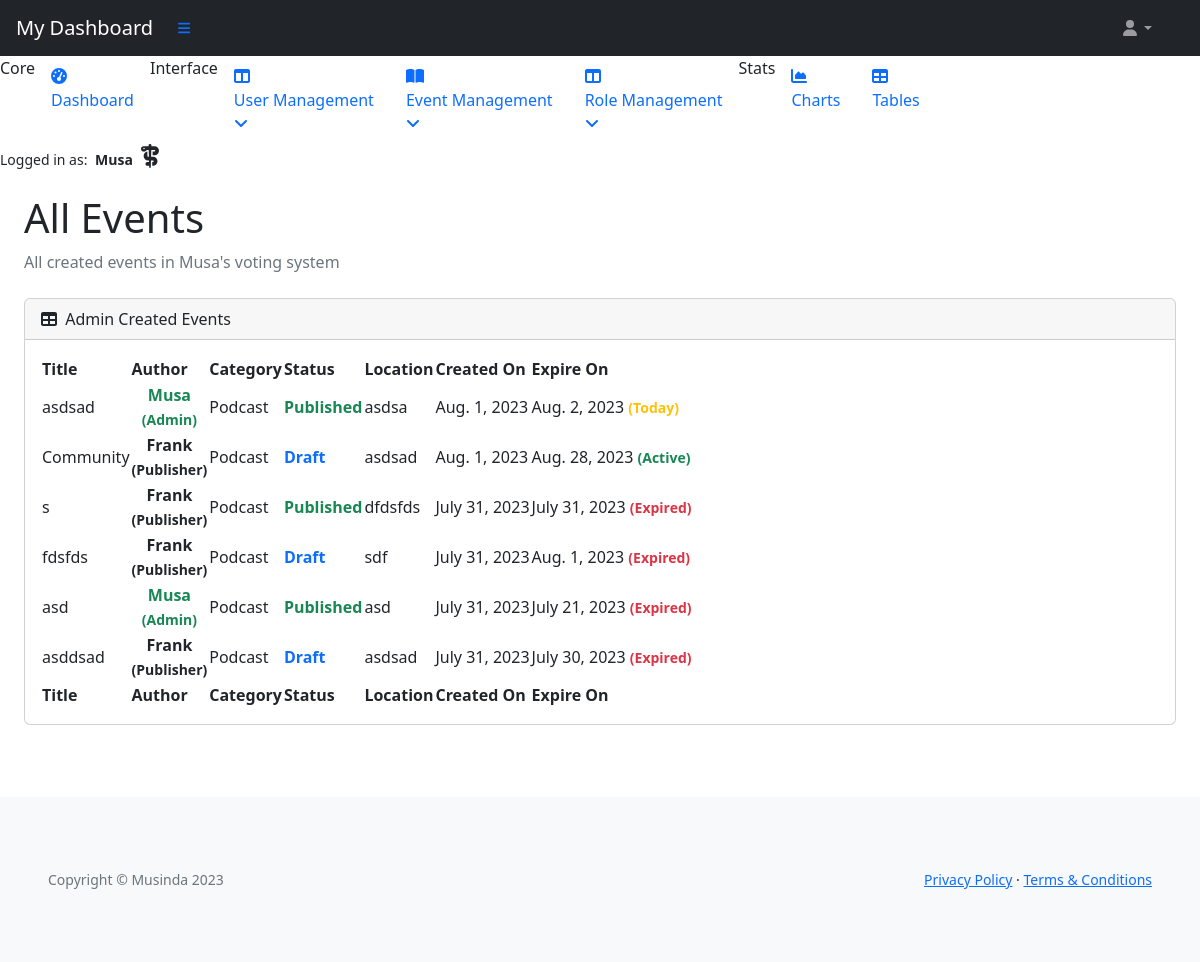
Page /office/all (signed in) on the earlier database version.
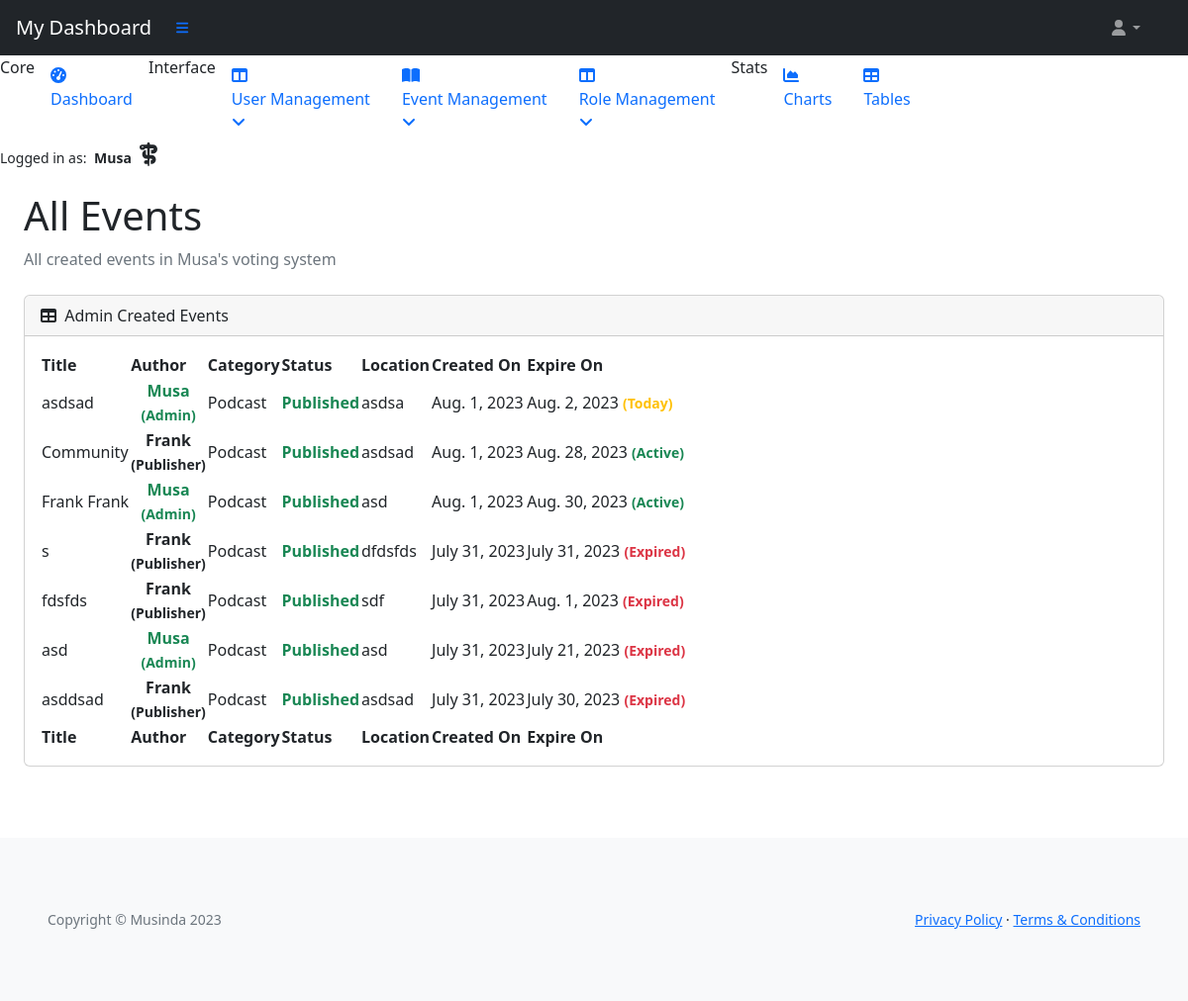
Same page on the later database version.
### musa/models.py (models this page shows)
class UserProfile(AbstractUser):
    verified = models.BooleanField(default=False)
    role = models.IntegerField(choices=ROLES, default=0)
    user_card = models.ManyToManyField(
        'vote_management.VoteCard', through='vote_management.VoteRecord', related_name='user_cards')
    class Meta:
        ordering = ['username']
    def __str__(self):
        return self.username

### vote_management/models.py (models this page shows, shortened)
class VoteCard(models.Model):
    title = models.CharField(max_length=80, unique=True)
    slug = models.SlugField(max_length=200, unique=True)
    author = models.ForeignKey(
        'musa.UserProfile', on_delete=models.CASCADE, related_name="card_author")
    category = models.ForeignKey(
        Category, on_delete=models.CASCADE, related_name="categories")
    mission = models.CharField(max_length=80)
    location = models.CharField(max_length=80)
    description = models.TextField(max_length=264)
    expire = models.DateField()
    event_image = CloudinaryField('image', default='placeholder')
    vote_record = models.ManyToManyField('musa.UserProfile', through='VoteRecord',
                                         related_name='user_votes', blank=True)
    candidates = models.ManyToManyField('ElectedPerson', related_name='vote_cards',
                                        blank=True)
    status = models.IntegerField(choices=STATUS, default=0)
    excerpt = models.TextField(blank=True)
    type = models.IntegerField(choices=CARD_TYPE, default=0)
    created_on = models.DateField(auto_now_add=True)
    class Meta:
        ordering = ['-created_on']

class Category(models.Model):
    category_name = models.CharField(max_length=50, unique=True)
    class Meta:
        ordering = ['category_name']
        verbose_name_plural = "Categories"

### vote_management/views.py (the view)
# urls.py: path('office/all', AdminEventList.as_view(),
class AdminEventList(AdminRequiredMixin, AdminBaseListView):
    template_name = 'backend/admin-dashboard/all_events.html'
    context_object_name = 'admin_all_events'

### admin_profile/views.py (called while the page is built)
    def test_func(self):
        user_profile = self.request.user
        return user_profile and user_profile.role == 2

### vote_management/views.py (called while the page is built)
    def get_queryset(self):
        return VoteCard.objects.order_by('-created_on')

### templates/backend/admin-dashboard/all_events.html
{% extends "backend/admin-dashboard/base.html" %}
{% block content%}
<div id="layoutSidenav_content">
    <main>
        <div class="container-fluid p-4 pt-0">
            <h1 class="mt-4">All Events</h1>
            <ol class="breadcrumb mb-4">
                <li class="breadcrumb-item active">All created events in Musa's voting system</li>
            </ol>
            <div class="card mb-4">
                <div class="card-header">
                    <i class="fas fa-table me-1"></i>
                    Admin Created Events
                </div>
                <div class="card-body">
                    <table id="datatablesSimple">
                        <thead>
                            <tr>
                                <th>Title</th>
                                <th>Author</th>
                                <th>Category</th>
                                <th>Status</th>
                                <th>Location</th>
                                <th>Created On</th>
                                <th>Expire On</th>
                            </tr>
                        </thead>
                        <tfoot>
                            <tr>
                                <th>Title</th>
                                <th>Author</th>
                                <th>Category</th>
                                <th>Status</th>
                                <th>Location</th>
                                <th>Created On</th>
                                <th>Expire On</th>
                            </tr>
                        </tfoot>
                        <tbody>
                            {% for event in admin_all_events.all %}
                            <tr>
                                <td>{{ event.title }}</td>
                                {% if event.author.username == request.user.username %}
                                <td>
                                    <p class="text-success my-0 py-0 fw-semibold text-center">
                                        {{ event.author }}
                                        <small><br>({{ event.author.get_role_display }})</small>
                                    </p>
                                </td>
                                {% else %}
                                <td>
                                    <p class="my-0 py-0 fw-semibold text-center">
                                        {{ event.author }}
                                        <small><br>({{ event.author.get_role_display }})</small>
                                    </p>
                                </td>
                                {% endif %}
                                <td>{{ event.category.category_name }}</td>
                                {% if event.status == 1 %}
                                <td>
                                    <p class="text-success my-0 py-0 fw-semibold">
                                            {{ event.get_status_display }}
                                    </p>
                                </td>
                                {% elif event.status == 2%}
                                <td>
                                    <p class="text-danger my-0 py-0 fw-semibold">
                                            {{ event.get_status_display }}
                                    </p>
                                </td>
                                {% else %}
                                <td>
                                    <p class="text-primary my-0 py-0 fw-semibold">
                                            {{ event.get_status_display }}
                                    </p>
                                </td>
                                {% endif %}
                                <td>{{ event.location }}</td>
                                <td>{{ event.created_on }}</td>
                                {% if event.expire|date:"Y-m-d" == current_date %}
                                <td>{{ event.expire }}
                                    <small class="text-warning fw-semibold">(Today)</small>
                                </td>
                                {% elif event.expire|date:"Y-m-d" < current_date %}
                                <td>{{ event.expire }}
                                    <small class="text-danger fw-semibold">(Expired)</small>
                                </td>
                                {% else %}
                                <td>{{ event.expire }}
                                    <small class="text-success fw-semibold">(Active)</small>
                                </td>
                                {% endif %}
                            </tr>
                            {% endfor %}
                        </tbody>
                    </table>
                </div>
            </div>
        </div>
    </main>
</div>
{% endblock %}

### templates/backend/admin-dashboard/base.html (shortened to what this page needs)
{% load static %}
{% now "Y-m-d" as current_date %}
<!DOCTYPE html>
<html lang="en">
<head>
    <link href="https://cdn.jsdelivr.net/npm/simple-datatables@7.1.2/dist/style.min.css" rel="stylesheet" />
    <link href="{% static 'admin/css/styles.css' %}" rel="stylesheet" />
</head>
<body class="sb-nav-fixed">
    <nav class="sb-topnav navbar navbar-expand navbar-dark bg-dark">
        <a class="navbar-brand ps-3" href="{% url 'admin_dashboard' %}">My Dashboard</a>
        <button class="btn btn-link btn-sm order-1 order-lg-0 me-4 me-lg-0" id="sidebarToggle" href="#!"><i
                class="fas fa-bars"></i></button>
        <div class="d-md-inline-block form-inline ms-auto me-0 me-md-3 my-2 my-md-0">
            <ul class="navbar-nav ms-auto ms-md-0 me-3 me-lg-4">
                <li class="nav-item dropdown">
                    <a class="nav-link dropdown-toggle" id="navbarDropdown" href="#" role="button"
                        data-bs-toggle="dropdown" aria-expanded="false"><i class="fas fa-user fa-fw"></i></a>
                </li>
            </ul>
        </div>
    </nav>
    <div id="layoutSidenav">
        <div id="layoutSidenav_nav">
            <nav class="sb-sidenav accordion sb-sidenav-dark" id="sidenavAccordion">
                <div class="sb-sidenav-menu">
                    <div class="nav">
                        <div class="sb-sidenav-menu-heading">Core</div>
                        <a class="nav-link" href="{% url 'admin_dashboard' %}">
                            <div class="sb-nav-link-icon"><i class="fas fa-tachometer-alt"></i></div>
                            Dashboard
                        </a>
                        <div class="sb-sidenav-menu-heading">Interface</div>
                        <a class="nav-link collapsed" href="#" data-bs-toggle="collapse"
                            data-bs-target="#collapseLayouts" aria-expanded="false" aria-controls="collapseLayouts">
                            <div class="sb-nav-link-icon"><i class="fas fa-columns"></i></div>
                            User Management
                            <div class="sb-sidenav-collapse-arrow"><i class="fas fa-angle-down"></i></div>
                        </a>
                        <a class="nav-link collapsed" href="#" data-bs-toggle="collapse" data-bs-target="#collapsePages"
                            aria-expanded="false" aria-controls="collapsePages">
                            <div class="sb-nav-link-icon"><i class="fas fa-book-open"></i></div>
                            Event Management
                            <div class="sb-sidenav-collapse-arrow"><i class="fas fa-angle-down"></i></div>
                        </a>
                        <a class="nav-link collapsed" href="#" data-bs-toggle="collapse" data-bs-target="#collapseRoles"
                            aria-expanded="false" aria-controls="collapseRoles">
                            <div class="sb-nav-link-icon"><i class="fas fa-columns"></i></div>
                            Role Management
                            <div class="sb-sidenav-collapse-arrow"><i class="fas fa-angle-down"></i></div>
                        </a>
                        <div class="sb-sidenav-menu-heading">Stats</div>
                        <a class="nav-link" href="charts.html">
                            <div class="sb-nav-link-icon"><i class="fas fa-chart-area"></i></div>
                            Charts
                        </a>
                        <a class="nav-link" href="tables.html">
                            <div class="sb-nav-link-icon"><i class="fas fa-table"></i></div>
                            Tables
                        </a>
                    </div>
                </div>
                <div class="sb-sidenav-footer">
                    <div class="small">Logged in as:
                        <span class="px-1"><strong>{{ request.user.username }}
                                {% if request.user.role == 2 %}
                                <i class="fa-solid fa-staff-snake px-1 fs-4 text"></i>
                                {% endif %}
                            </strong>
                        </span>
                    </div>
                </div>
            </nav>
        </div>
        {% block content %}
        {% endblock content %}
    </div>
    <footer class="py-4 bg-light mt-4">
        <div class="container-fluid p-5">
            <div class="d-flex align-items-center justify-content-between small">
                <div class="text-muted">Copyright &copy; Musinda 2023</div>
                <div>
                    <a href="#">Privacy Policy</a>
                    &middot;
                    <a href="#">Terms &amp; Conditions</a>
                </div>
            </div>
        </div>
    </footer>
</body>
</html>

Differences in the rows shown:
changed VoteCard "Community": status "Draft" → "Published"
added VoteCard: title "Frank Frank", author "Musa", author.role "Admin", category.category_name "Podcast", status "Published", location "asd", created_on "Aug. 1, 2023", expire "Aug. 30, 2023"
changed VoteCard "fdsfds": status "Draft" → "Published"
changed VoteCard "asddsad": status "Draft" → "Published"
